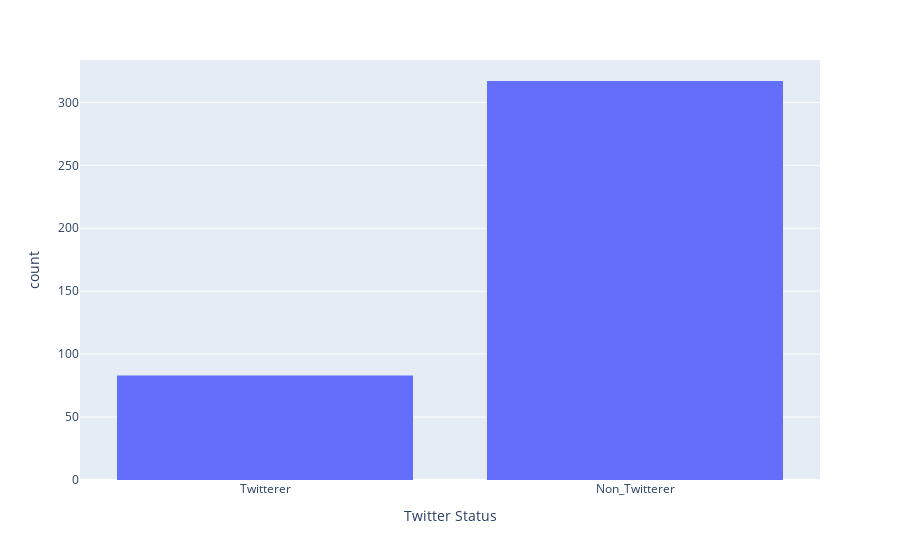

The notebook cell saved with this chart:
### Markdown cell above
Answer here...

### Code cell
#SAMPLE SOLUTION
import pandas as pd
import plotly.express as px
my_df = pd.DataFrame({'Twitter Status': my_sample})
fig = px.histogram(my_df, x='Twitter Status')
fig.show()

### Figure 1 — Plotly figure (JSON) as saved in the notebook; plotly's stock layout.template omitted (floating-point values rounded to 4 significant figures; data arrays with more than 128 entries replaced by an {"elided": "..."} marker saying what was removed)
{"data": [{"alignmentgroup": "True", "bingroup": "x", "hovertemplate": "Twitter Status=%{x}<br>count=%{y}<extra></extra>", "legendgroup": "", "marker": {"color": "#636efa", "pattern": {"shape": ""}}, "name": "", "offsetgroup": "", "orientation": "v", "showlegend": false, "type": "histogram", "x": {"elided": "400 str values"}, "xaxis": "x", "yaxis": "y"}], "layout": {"barmode": "relative", "legend": {"tracegroupgap": 0}, "margin": {"t": 60}, "xaxis": {"anchor": "y", "domain": [0, 1], "title": {"text": "Twitter Status"}}, "yaxis": {"anchor": "x", "domain": [0, 1], "title": {"text": "count"}}}}
